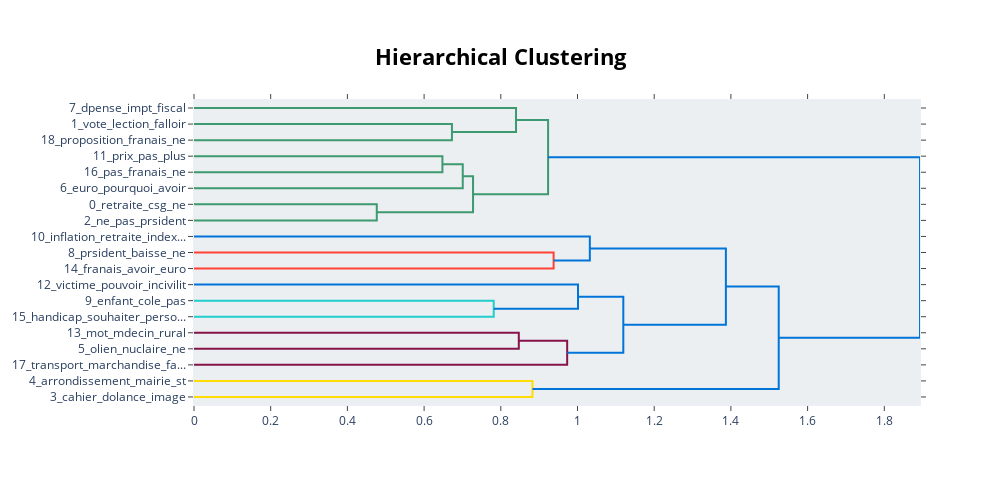

Notebook source saved alongside this figure:
### Code cell
topic_model.visualize_hierarchy()

### Figure 1 — Plotly figure (JSON) as saved in the notebook; plotly's stock layout.template omitted (floating-point values rounded to 4 significant figures)
{"data": [{"hoverinfo": "text", "marker": {"color": "rgb(61,153,112)"}, "mode": "lines", "type": "scatter", "x": [0, 0.6726, 0.6726, 0], "xaxis": "x", "y": [-15, -15, -25, -25], "yaxis": "y"}, {"hoverinfo": "text", "marker": {"color": "rgb(61,153,112)"}, "mode": "lines", "type": "scatter", "x": [0, 0.8396, 0.8396, 0.6726], "xaxis": "x", "y": [-5, -5, -20, -20], "yaxis": "y"}, {"hoverinfo": "text", "marker": {"color": "rgb(61,153,112)"}, "mode": "lines", "type": "scatter", "x": [0, 0.6478, 0.6478, 0], "xaxis": "x", "y": [-35, -35, -45, -45], "yaxis": "y"}, {"hoverinfo": "text", "marker": {"color": "rgb(61,153,112)"}, "mode": "lines", "type": "scatter", "x": [0.6478, 0.7008, 0.7008, 0], "xaxis": "x", "y": [-40, -40, -55, -55], "yaxis": "y"}, {"hoverinfo": "text", "marker": {"color": "rgb(61,153,112)"}, "mode": "lines", "type": "scatter", "x": [0, 0.4766, 0.4766, 0], "xaxis": "x", "y": [-65, -65, -75, -75], "yaxis": "y"}, {"hoverinfo": "text", "marker": {"color": "rgb(61,153,112)"}, "mode": "lines", "type": "scatter", "x": [0.7008, 0.7276, 0.7276, 0.4766], "xaxis": "x", "y": [-47.5, -47.5, -70, -70], "yaxis": "y"}, {"hoverinfo": "text", "marker": {"color": "rgb(61,153,112)"}, "mode": "lines", "type": "scatter", "x": [0.8396, 0.9233, 0.9233, 0.7276], "xaxis": "x", "y": [-12.5, -12.5, -58.75, -58.75], "yaxis": "y"}, {"hoverinfo": "text", "marker": {"color": "rgb(255,65,54)"}, "mode": "lines", "type": "scatter", "x": [0, 0.9377, 0.9377, 0], "xaxis": "x", "y": [-95, -95, -105, -105], "yaxis": "y"}, {"hoverinfo": "text", "marker": {"color": "rgb(0,116,217)"}, "mode": "lines", "type": "scatter", "x": [0, 1.032, 1.032, 0.9377], "xaxis": "x", "y": [-85, -85, -100, -100], "yaxis": "y"}, {"hoverinfo": "text", "marker": {"color": "rgb(35,205,205)"}, "mode": "lines", "type": "scatter", "x": [0, 0.7815, 0.7815, 0], "xaxis": "x", "y": [-125, -125, -135, -135], "yaxis": "y"}, {"hoverinfo": "text", "marker": {"color": "rgb(0,116,217)"}, "mode": "lines", "type": "scatter", "x": [0, 1.001, 1.001, 0.7815], "xaxis": "x", "y": [-115, -115, -130, -130], "yaxis": "y"}, {"hoverinfo": "text", "marker": {"color": "rgb(133,20,75)"}, "mode": "lines", "type": "scatter", "x": [0, 0.8469, 0.8469, 0], "xaxis": "x", "y": [-145, -145, -155, -155], "yaxis": "y"}, {"hoverinfo": "text", "marker": {"color": "rgb(133,20,75)"}, "mode": "lines", "type": "scatter", "x": [0.8469, 0.9731, 0.9731, 0], "xaxis": "x", "y": [-150, -150, -165, -165], "yaxis": "y"}, {"hoverinfo": "text", "marker": {"color": "rgb(0,116,217)"}, "mode": "lines", "type": "scatter", "x": [1.001, 1.119, 1.119, 0.9731], "xaxis": "x", "y": [-122.5, -122.5, -157.5, -157.5], "yaxis": "y"}, {"hoverinfo": "text", "marker": {"color": "rgb(0,116,217)"}, "mode": "lines", "type": "scatter", "x": [1.032, 1.387, 1.387, 1.119], "xaxis": "x", "y": [-92.5, -92.5, -140, -140], "yaxis": "y"}, {"hoverinfo": "text", "marker": {"color": "rgb(255,220,0)"}, "mode": "lines", "type": "scatter", "x": [0, 0.8825, 0.8825, 0], "xaxis": "x", "y": [-175, -175, -185, -185], "yaxis": "y"}, {"hoverinfo": "text", "marker": {"color": "rgb(0,116,217)"}, "mode": "lines", "type": "scatter", "x": [1.387, 1.525, 1.525, 0.8825], "xaxis": "x", "y": [-116.2, -116.2, -180, -180], "yaxis": "y"}, {"hoverinfo": "text", "marker": {"color": "rgb(0,116,217)"}, "mode": "lines", "type": "scatter", "x": [0.9233, 1.893, 1.893, 1.525], "xaxis": "x", "y": [-35.62, -35.62, -148.1, -148.1], "yaxis": "y"}], "layout": {"autosize": false, "height": 485, "hoverlabel": {"bgcolor": "white", "font": {"family": "Rockwell", "size": 16}}, "hovermode": "closest", "plot_bgcolor": "#ECEFF1", "showlegend": false, "title": {"font": {"color": "Black", "size": 22}, "text": "<b>Hierarchical Clustering</b>", "x": 0.5, "xanchor": "center", "yanchor": "top"}, "width": 1000, "xaxis": {"mirror": "allticks", "rangemode": "tozero", "showgrid": false, "showline": true, "showticklabels": true, "ticks": "outside", "type": "linear", "zeroline": false}, "yaxis": {"mirror": "allticks", "range": [-190, 0], "rangemode": "tozero", "showgrid": false, "showline": true, "showticklabels": true, "tickmode": "array", "ticks": "outside", "ticktext": ["7_dpense_impt_fiscal", "1_vote_lection_falloir", "18_proposition_franais_ne", "11_prix_pas_plus", "16_pas_franais_ne", "6_euro_pourquoi_avoir", "0_retraite_csg_ne", "2_ne_pas_prsident", "10_inflation_retraite_index...", "8_prsident_baisse_ne", "14_franais_avoir_euro", "12_victime_pouvoir_incivilit", "9_enfant_cole_pas", "15_handicap_souhaiter_perso...", "13_mot_mdecin_rural", "5_olien_nuclaire_ne", "17_transport_marchandise_fa...", "4_arrondissement_mairie_st", "3_cahier_dolance_image"], "tickvals": [-5, -15, -25, -35, -45, -55, -65, -75, -85, -95, -105, -115, -125, -135, -145, -155, -165, -175, -185], "type": "linear", "zeroline": false}}}
